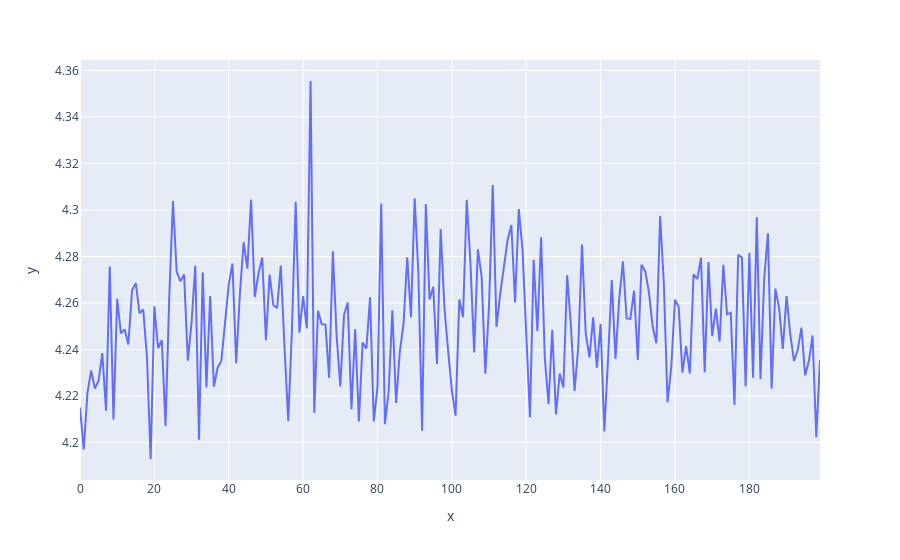

The cell this chart's notebook holds for it:
### Code cell
fig4 = plot_avg_loss(total_loss_adam)
fig4.show()

### Figure 1 — Plotly figure (JSON) as saved in the notebook; plotly's stock layout.template omitted (floating-point values rounded to 4 significant figures; data arrays with more than 128 entries replaced by an {"elided": "..."} marker saying what was removed)
{"data": [{"hovertemplate": "x=%{x}<br>y=%{y}<extra></extra>", "legendgroup": "", "line": {"color": "#636efa", "dash": "solid"}, "marker": {"symbol": "circle"}, "mode": "lines", "name": "", "orientation": "v", "showlegend": false, "type": "scatter", "x": {"elided": "200 int values"}, "xaxis": "x", "y": {"elided": "200 float values"}, "yaxis": "y"}], "layout": {"legend": {"tracegroupgap": 0}, "margin": {"t": 60}, "xaxis": {"anchor": "y", "domain": [0, 1], "title": {"text": "x"}}, "yaxis": {"anchor": "x", "domain": [0, 1], "title": {"text": "y"}}}}
